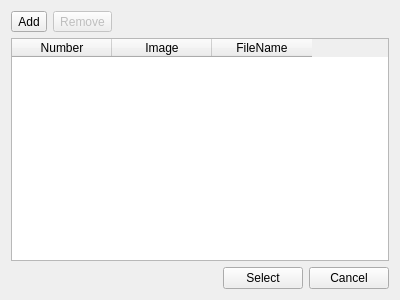
<?xml version="1.0" encoding="UTF-8"?>
<ui version="4.0">
 <class>ImageStorage</class>
 <widget class="QWidget" name="ImageStorage">
  <property name="geometry">
   <rect>
    <x>0</x>
    <y>0</y>
    <width>400</width>
    <height>300</height>
   </rect>
  </property>
  <property name="windowTitle">
   <string>Available Images</string>
  </property>
  <layout class="QVBoxLayout" name="verticalLayout">
   <item>
    <layout class="QHBoxLayout" name="horizontalLayout_2">
     <item>
      <widget class="QToolButton" name="addButton">
       <property name="text">
        <string>Add</string>
       </property>
      </widget>
     </item>
     <item>
      <widget class="QToolButton" name="removeButton">
       <property name="enabled">
        <bool>false</bool>
       </property>
       <property name="text">
        <string>Remove</string>
       </property>
      </widget>
     </item>
     <item>
      <spacer name="horizontalSpacer_2">
       <property name="orientation">
        <enum>Qt::Horizontal</enum>
       </property>
       <property name="sizeHint" stdset="0">
        <size>
         <width>40</width>
         <height>20</height>
        </size>
       </property>
      </spacer>
     </item>
    </layout>
   </item>
   <item>
    <widget class="QTableWidget" name="imagesTableWidget">
     <column>
      <property name="text">
       <string>Number</string>
      </property>
     </column>
     <column>
      <property name="text">
       <string>Image</string>
      </property>
     </column>
     <column>
      <property name="text">
       <string>FileName</string>
      </property>
     </column>
    </widget>
   </item>
   <item>
    <layout class="QHBoxLayout" name="horizontalLayout">
     <item>
      <spacer name="horizontalSpacer">
       <property name="orientation">
        <enum>Qt::Horizontal</enum>
       </property>
       <property name="sizeHint" stdset="0">
        <size>
         <width>40</width>
         <height>20</height>
        </size>
       </property>
      </spacer>
     </item>
     <item>
      <widget class="QPushButton" name="selectButton">
       <property name="text">
        <string>Select</string>
       </property>
      </widget>
     </item>
     <item>
      <widget class="QPushButton" name="cancelButton">
       <property name="text">
        <string>Cancel</string>
       </property>
      </widget>
     </item>
    </layout>
   </item>
  </layout>
 </widget>
 <resources/>
 <connections/>
</ui>
